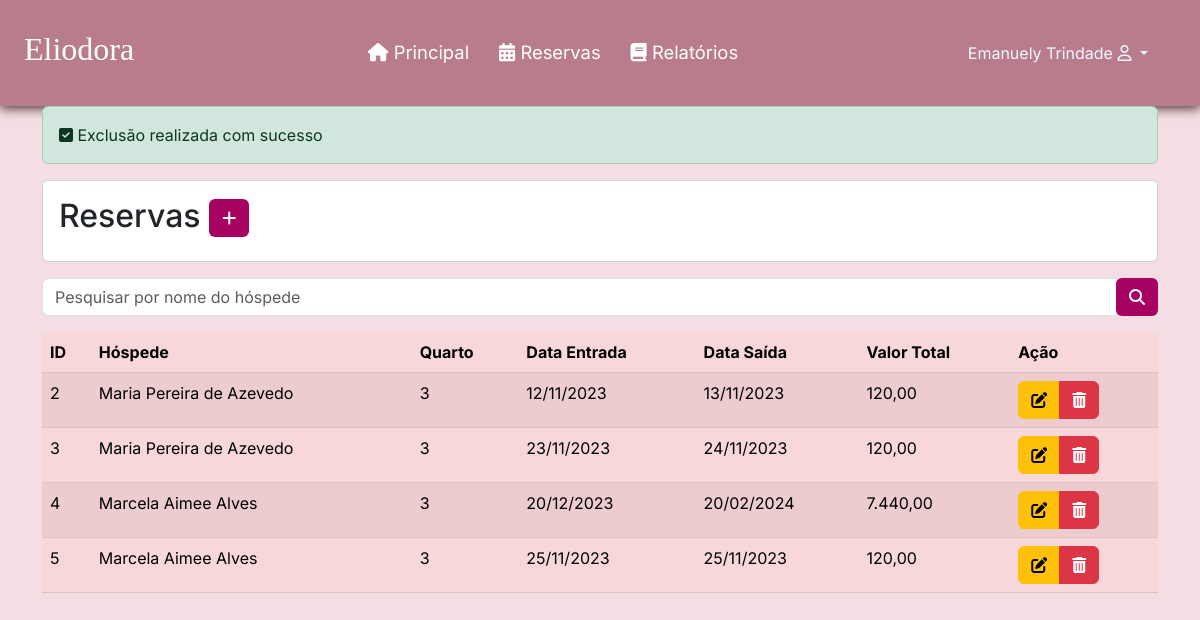
The page /listarReserva.php?id=2 (signed in) on the database its author committed.
### tables this page shows
CREATE TABLE `reserva` (
  `id` int(11) NOT NULL,
  `status` int(11) NOT NULL DEFAULT 1,
  `dataEntrada` date NOT NULL,
  `dataSaida` date NOT NULL,
  `valorTotalReserva` double(11,2) NOT NULL,
  `quantHospede` int(1) NOT NULL,
  `observacao` varchar(200) NOT NULL,
  `formaPagamento` varchar(45) NOT NULL,
  `id_hospede` int(11) DEFAULT NULL,
  `id_quarto` int(11) DEFAULT NULL,
  `id_funcionario` int(11) DEFAULT NULL,
  `datacadastro` datetime NOT NULL DEFAULT current_timestamp()
);

CREATE TABLE `hospede` (
  `id` int(11) NOT NULL,
  `nome` varchar(100) NOT NULL,
  `cpf` varchar(15) NOT NULL,
  `dataNascimento` date NOT NULL,
  `genero` varchar(1) NOT NULL,
  `estado` varchar(100) NOT NULL,
  `cidade` varchar(100) NOT NULL,
  `bairro` varchar(100) NOT NULL,
  `endereco` varchar(100) NOT NULL,
  `numeroEndereco` int(11) NOT NULL,
  `cep` varchar(15) NOT NULL,
  `email` varchar(45) NOT NULL,
  `telefone` varchar(20) NOT NULL,
  `contatoEmergencia` varchar(20) NOT NULL,
  `dataCadastro` date NOT NULL DEFAULT current_timestamp()
);

CREATE TABLE `quarto` (
  `id` int(11) NOT NULL,
  `status` varchar(3) NOT NULL,
  `numero` int(11) NOT NULL,
  `tipo` varchar(8) NOT NULL,
  `capacidade` int(45) NOT NULL,
  `valorDiaria` double(11,2) NOT NULL
);

### listarReserva.php (the view, shortened to what this page needs)
<?php
require_once("verificaAutenticacao.php");
require_once("conexao.php");
if (isset($_GET['id'])) {
  $sql = "delete from reserva where id = " . $_GET['id'];
  mysqli_query($conexao, $sql);
  $mensagem = "Exclusão realizada com sucesso";
}
$V_WHERE = " ";
$sql = "select reserva.*, hospede.nome as hospede_nome, quarto.numero as quarto_numero
 from reserva
 left join hospede on hospede.id = reserva.id_hospede
 left join quarto on quarto.id = reserva.id_quarto
 WHERE 1 = 1 " . $V_WHERE;
$resultado = mysqli_query($conexao, $sql);
?>
<?php require_once("cabecalho.php"); ?>
<div class="container">
  <?php if (isset($mensagem)) { ?>
    <div class="alert alert-success" role="alert">
      <i class="fa-solid fa-square-check"></i>
      <?= $mensagem ?>
    </div>
  <?php } ?>
  <div class="card mt-3 mb-3">
    <div class="card-body">
      <h2 class="card-title">Reservas
        <a href="cadastrarReserva.php" class="btn btn-sn" style="background-color: #a70162; color: #fff;"><i
            class="fa-solid fa-plus"></i>
        </a>
      </h2>
    </div>
  </div>
  <form method="post">
    <div class="input-group mb-3">
      <input type="text" name="hospede_nome" id="id_hospede" class="form-control"
        placeholder="Pesquisar por nome do hóspede" aria-label="Recipient's username" aria-describedby="basic-addon2">
      <div class="input-group-append">
        <button name="pesquisar" class="btn" style="background-color: #a70162; color: #fff;" type="submit"><i
            class="fa-solid fa-magnifying-glass"></i> </button>
  </form>
</div>
<div class="table-responsive">
  <table class="table table-danger table-striped">
    <thead>
      <tr>
        <th scope="col">ID</th>
        <th scope="col">Hóspede</th>
        <th scope="col">Quarto</th>
        <th scope="col">Data Entrada</th>
        <th scope="col">Data Saída</th>
        <th scope="col">Valor Total</th>
        <th scope="col">Ação</th>
      </tr>
    </thead>
    <tbody>
      <?php while ($linha = mysqli_fetch_array($resultado)) { ?>
        <tr>
          <td>
            <?= $linha['id'] ?>
          <td>
            <?= $linha['hospede_nome'] ?>
          </td>
          <td>
            <?= $linha['quarto_numero'] ?>
          </td>
          <td>
            <?= date('d/m/Y', strtotime($linha['dataEntrada'])) ?>
          </td>
          <td>
            <?php
            if (isset($linha['dataSaida'])) {
              echo date('d/m/Y', strtotime($linha['dataSaida']));
            }
            ?>
          </td>
          <td>
            <?= number_format($linha['valorTotalReserva'], 2, ',', '.') ?>
          </td>
          <td>
            <div class="btn-group">
              <a href="alterarReserva.php?id=<?= $linha['id'] ?>" class="btn btn-warning">
                <i class="fa-solid fa-pen-to-square"></i>
              </a>
              <a href="listarReserva.php?id=<?= $linha['id'] ?>" class="btn btn-danger"
                onclick="return confirm('Confirma exclusão')">
                <i class="fa-solid fa-trash-can"></i>
              </a>
            </div>
          </td>
        </tr>
      <?php } ?>
    </tbody>
  </table>
</div>
</body>
</html>

### css/style.css (style rules this page uses)
* { padding: 0; margin: 0; font-family: 'Inter', sans-serif; }
body { background-color: #f4dde3; }

### rows shown on the page
reserva: id "2", id_hospede.nome "Maria Pereira de Azevedo", id_quarto.numero "3", dataEntrada "12/11/2023", dataSaida "13/11/2023", valorTotalReserva "120,00"
reserva: id "3", id_hospede.nome "Maria Pereira de Azevedo", id_quarto.numero "3", dataEntrada "23/11/2023", dataSaida "24/11/2023", valorTotalReserva "120,00"
reserva: id "4", id_hospede.nome "Marcela Aimee Alves", id_quarto.numero "3", dataEntrada "20/12/2023", dataSaida "20/02/2024", valorTotalReserva "7.440,00"
reserva: id "5", id_hospede.nome "Marcela Aimee Alves", id_quarto.numero "3", dataEntrada "25/11/2023", dataSaida "25/11/2023", valorTotalReserva "120,00"

### other values the page prints
$_SESSION['nome'] "Emanuely Trindade"
$mensagem "Exclusão realizada com sucesso"
